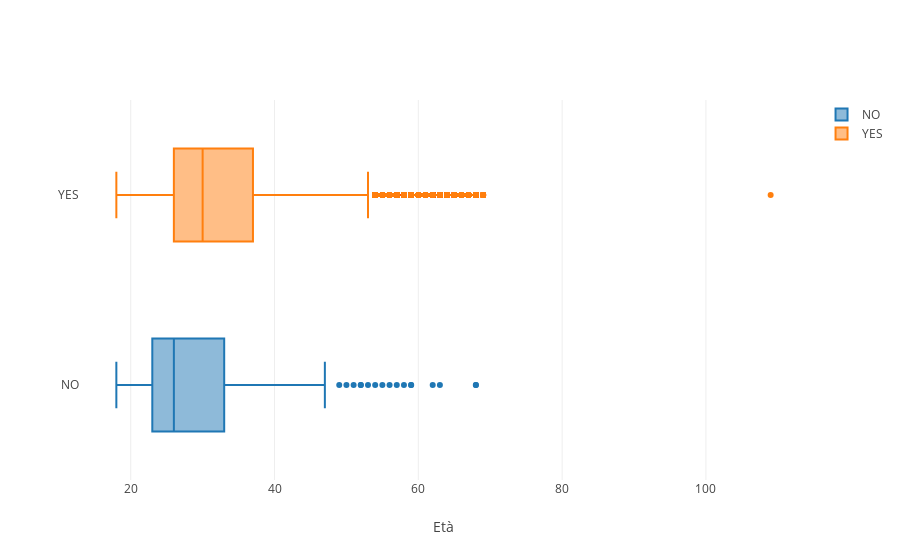

Notebook code for this chart:
### Markdown cell above
### 2.1 
Disegnare un grouped boxplot che confronti la distribuzione dell'età per le varie sottoclassi identificate dalla variabile ``Lavoratore``.

### Code cell
# Solution
# Rappresentazione come boxplot
support=np.unique(jobArray)
eta=dfNew['age'].values
data = []
for val in support:
    num_g = eta[jobArray == val] # tempi per le osservazioni corrispondenti
    trace = go.Box(x=num_g, name=val)
    data.append(trace)

layout = go.Layout(
    xaxis=dict(title="Età"),
)

fig = go.Figure(data=data, layout=layout)
py.iplot(fig)

### Figure 1 — Plotly figure (JSON) as saved in the notebook; plotly's stock layout.template omitted (floating-point values rounded to 4 significant figures; data arrays with more than 128 entries replaced by an {"elided": "..."} marker saying what was removed)
{"data": [{"name": "NO", "type": "box", "uid": "e42feada-e830-11e8-8327-a402b9828abf", "x": {"elided": "273 int values"}}, {"name": "YES", "type": "box", "uid": "e42feadb-e830-11e8-8c5d-a402b9828abf", "x": {"elided": "51475 int values"}}], "layout": {"xaxis": {"title": "Età"}}}
